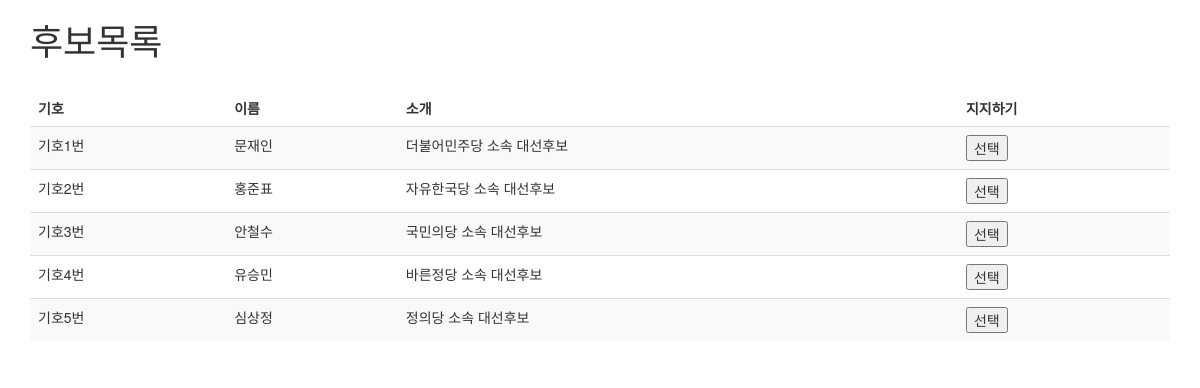
Screenshot of /areas/대한민국/ with the database file from the repository.
### elections/models.py (models this page shows, shortened)
class Candidate(models.Model):
	name = models.CharField(max_length=10)
	introduction = models.TextField()
	area = models.CharField(max_length=15)
	party_number=models.IntegerField(default=0)

### elections/views.py (called while the page is built)
def areas(request, area):
    today = datetime.datetime.now()
    try :
        poll = Poll.objects.get(area = area, start_date__lte = today, end_date__gte=today) # get에 인자로 조건을 전달해줍니다.
        candidates = Candidate.objects.filter(area = area) # Candidate의 area와 매개변수 area가 같은 객체만 불러오기
    except:
        poll = None
        candidates = None
    context = {'candidates': candidates,
    'area' : area,
    'poll' : poll }
    return render(request, 'elections/area.html', context)

### elections/templates/elections/area.html (shortened to what this page needs)
<!DOCTYPE html>
<html lang="en">
<head>
  <link rel="stylesheet" href="http://maxcdn.bootstrapcdn.com/bootstrap/3.3.6/css/bootstrap.min.css">
</head>
<body>
<div class="container">
<h1>후보목록</h1>
<br>
{% if poll %}
    <table class="table table-striped">
        <thead>
        <tr>
            <td><B>기호</B></td>
            <td><B>이름</B></td>
            <td><B>소개</B></td>
            <td><B>지지하기</B></td>
        </tr>
        </thead>
        <tbody>
        {% for candidate in candidates %}
        <tr>
            <td> 기호{{candidate.party_number}}번 </td>
            <td> {{candidate.name}}</td>
            <td> {{candidate.introduction}}</td>
            <td>
                <form action = "/polls/{{poll.id}}/" method = "post">
                    <button name="choice" value="{{candidate.id}}">선택</button>
                </form>
            </td>
        </tr>
        {% endfor %}
    </table>
{% else %}
여론조사가 없습니다
{% endif %}
</div>
</body>

### rows the page displays
Candidate: party_number "1", name "문재인", introduction "더불어민주당 소속 대선후보", {{ candidate.id }} 4 (drawn)
Candidate: party_number "2", name "홍준표", introduction "자유한국당 소속 대선후보", {{ candidate.id }} 9 (drawn)
Candidate: party_number "3", name "안철수", introduction "국민의당 소속 대선후보", {{ candidate.id }} 10 (drawn)
Candidate: party_number "4", name "유승민", introduction "바른정당 소속 대선후보", {{ candidate.id }} 11 (drawn)
Candidate: party_number "5", name "심상정", introduction "정의당 소속 대선후보", {{ candidate.id }} 12 (drawn)
